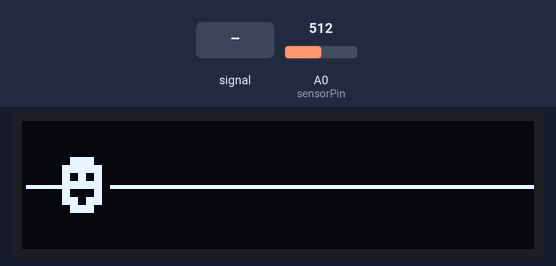
Simulated run of this sketch. Board: Arduino Uno, built with avr-gcc and run on an emulated ATmega328P. Shown: 128×32 one-colour display. The test bench sets the inputs (shaded band); at power-on: A0 (sensorPin) = 512.

Above: at 1.2 s.
1.3 s: A0 (sensorPin) fed a 200 Hz sine of ±81 counts around its level
At 1.85 s:
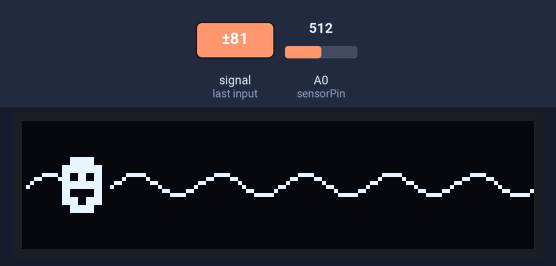
3.2 s: A0 (sensorPin) set to 716
At 4.3 s:
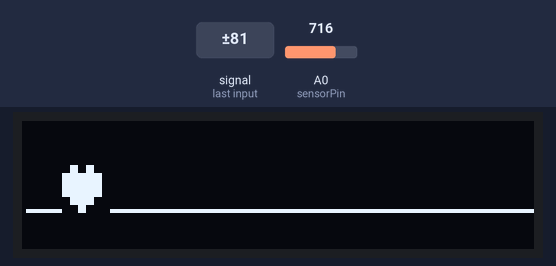
5.1 s: A0 (sensorPin) set to 900
At 6.5 s:
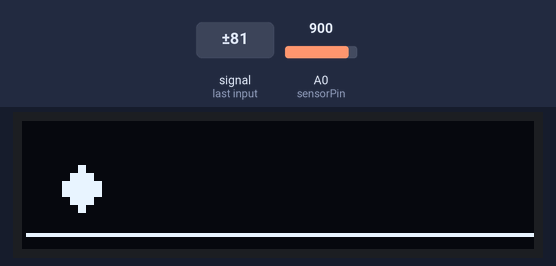
6.8 s: A0 (sensorPin) fed a 200 Hz sine of ±81 counts around its level
At 7.19 s:
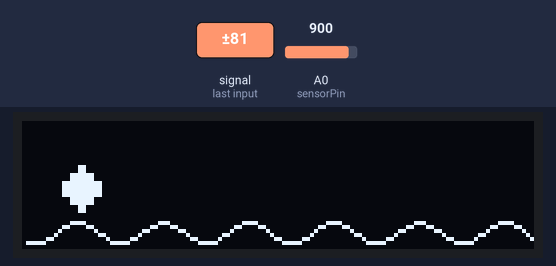
8.5 s: A0 (sensorPin) set to 1023
At 9.4 s:
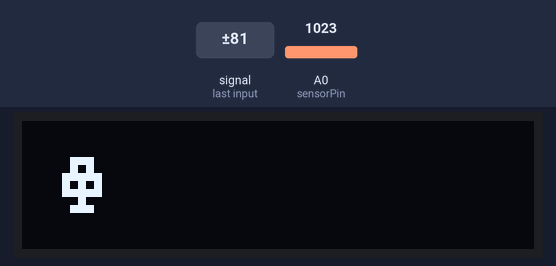
Timing chart, 0 to 11.2 s (numbered marks = the images above; inputs shaded):
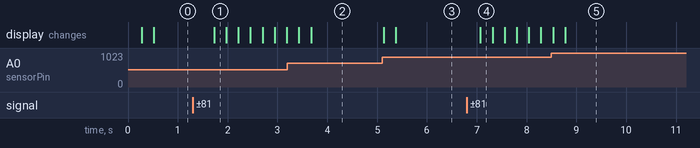

The sketch:

OscilloscopeSSD1306.ino
```cpp
//#include <SPI.h>
#include <Wire.h>
#include <Adafruit_GFX.h>
#include <Adafruit_SSD1306.h>

#define SCREEN_WIDTH 128 // OLED display width, in pixels
#define SCREEN_HEIGHT 32 // OLED display height, in pixels
#define VoltYCursor SCREEN_HEIGHT/1*0.30 // above .61 will go off screen
// Declaration for an SSD1306 display connected to I2C (SDA, SCL pins)
#define OLED_RESET     4 // Reset pin # THIS DOESN'T MATTER FOR SOME DISPLAYS
Adafruit_SSD1306 display(SCREEN_WIDTH, SCREEN_HEIGHT, &Wire, OLED_RESET);
int sensorPin = A0;    // select the input pin
int sensorValue = 0;  // variable to store the value coming from the sensor
int cw = 0;
int maxv = 0;

void setup() {
//    Serial.begin(9600);

  // SSD1306_SWITCHCAPVCC = generate display voltage from 3.3V internally
  if(!display.begin(SSD1306_SWITCHCAPVCC, 0x3C)) { // Address 0x3C for 128x32
    Serial.println(F("SSD1306 allocation failed"));
    for(;;); // Don't proceed, loop forever
  }

  display.clearDisplay();
  display.setTextSize(2);      // Normal 1:1 pixel scale
  display.setTextColor(WHITE, BLACK); // Draw white text
//  display.cp437(true);         // Use full 256 char 'Code Page 437' font
}

void loop() {
  // put your main code here, to run repeatedly:
    sensorValue = analogRead(sensorPin);
    if (sensorValue > maxv) maxv = map(sensorValue,0,1023,0,5);
    display.drawPixel(cw, map(sensorValue,0,1023,0,SCREEN_HEIGHT), WHITE);
    if (cw == 1023) {
      display.setCursor(10, VoltYCursor);     // Start at top-left corner
      display.write(maxv);
      display.display();
      display.clearDisplay();
      cw=0;
    }
    cw++;
}
```

Measured:
- after the input at 1.3 s, the display: changes after 0.43 s (image 1)
- after the input at 5.1 s, the display: first changes at once (image 3 shows a later state)
- after the input at 6.8 s, the display: changes after 0.27 s (image 4)
